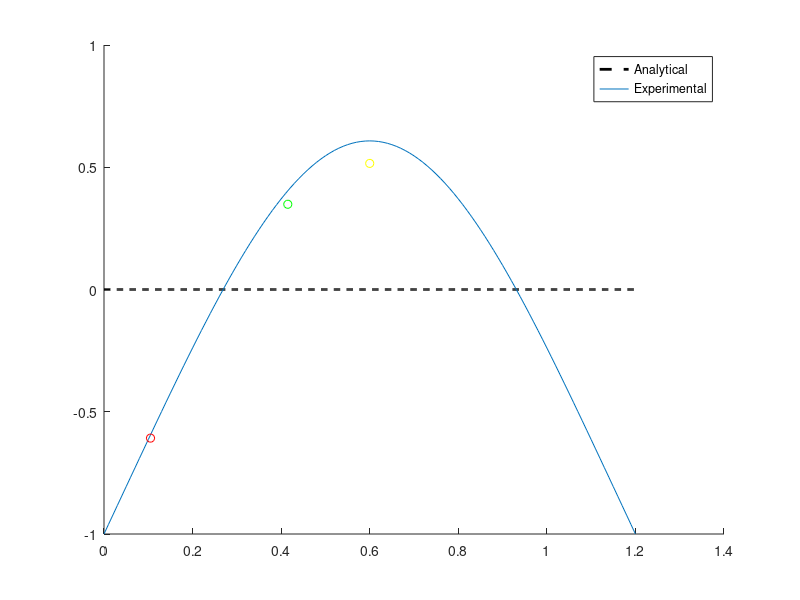
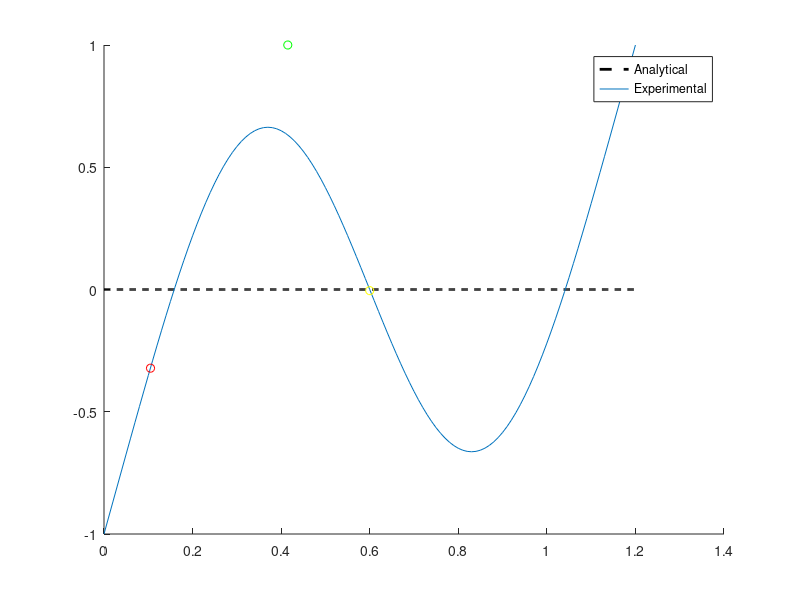
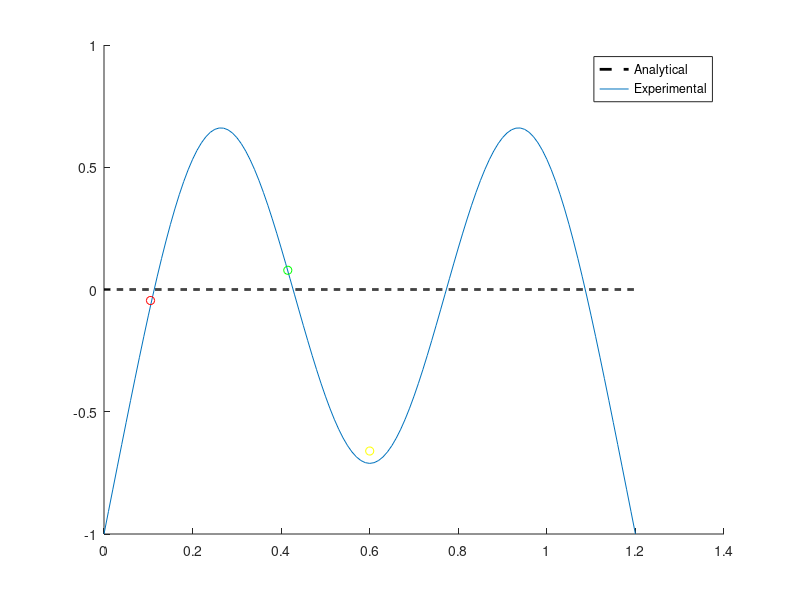
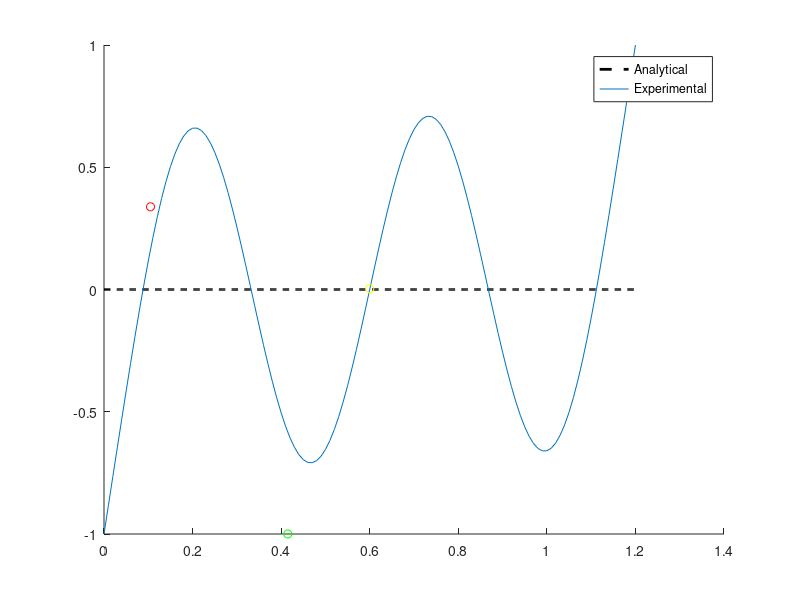

MATLAB code to generate these figures, in order:
close all;
clear all;

%% Natural frequencies
load('DH1.mat')
% figure(1)
% subplot(3,2,1); plot(freq,abs(frf(:,1)));
% subplot(3,2,3); plot(freq,abs(frf(:,2)));
% subplot(3,2,5); plot(freq,abs(frf(:,3)));
% 
% subplot(3,2,2); plot(freq,angle(frf(:,1)));
% subplot(3,2,4); plot(freq,angle(frf(:,2)));
% subplot(3,2,6); plot(freq,angle(frf(:,3)));

% load('DH2.mat')
% figure(2)
% subplot(3,1,1); plot(freq,frf(:,1));
% subplot(3,1,2); plot(freq,frf(:,2));
% subplot(3,1,3); plot(freq,frf(:,3));
%
% load('RH1.mat')
% figure(3)
% subplot(3,1,1); plot(freq,frf(:,1));
% subplot(3,1,2); plot(freq,frf(:,2));
% subplot(3,1,3); plot(freq,frf(:,3));

ch1=abs(frf(:,1));
ch2=abs(frf(:,2));
ch3=abs(frf(:,3));

[picchi1,pos1]=findpeaks(ch1,'minpeakheight',100,'minpeakdistance',300);
[picchi2,pos2]=findpeaks(ch2,'minpeakheight',100,'minpeakdistance',300);
[picchi3,pos3]=findpeaks(ch3,'minpeakheight',100,'minpeakdistance',300);

% figure(2); hold on;
% plot(freq,ch1);
% plot(freq,ch2);
% plot(freq,ch3);
% plot(freq(pos1),picchi1,'ro')
% plot(freq(pos2),picchi2,'ro')
% plot(freq(pos3),picchi3,'ro')

[picchi,pos]=findpeaks(ch1+ch2+ch3,'minpeakheight',100,'minpeakdistance',200);
nat_freq=freq(pos)

% %% DAMPING RATIO
% % Half-Power points
% sp=500;
% 
% G=sqrt(2)/2*ch1(pos);
% for ii=1:length(pos)
%     
%     act=pos(ii);
%     val1=(find((ch1(act-sp:act+sp))>G(ii),1,'first')+act-sp-1);
%     val2=(find((ch1(act-sp:act+sp))>G(ii),1,'last')+act-sp-1);
%     om1=(freq(val1)-freq(val1-1))/(ch1(val1)-ch1(val1-1))*(G(ii)-ch1(val1-1))+freq(val1-1);
%     om2=(freq(val2+1)-freq(val2))/(ch1(val2+1)-ch1(val2))*(G(ii)-ch1(val2))+freq(val2);
%     psiHP(ii,1)=(om2^2-om1^2)/(4*nat_freq(ii)^2);
% end
% G=sqrt(2)/2*ch2(pos);
% for ii=1:length(pos)
%     
%     act=pos(ii);
%     val1=(find((ch2(act-sp:act+sp))>G(ii),1,'first')+act-sp-1);
%     val2=(find((ch2(act-sp:act+sp))>G(ii),1,'last')+act-sp-1);
%     om1=(freq(val1)-freq(val1-1))/(ch2(val1)-ch2(val1-1))*(G(ii)-ch2(val1-1))+freq(val1-1);
%     om2=(freq(val2+1)-freq(val2))/(ch2(val2+1)-ch2(val2))*(G(ii)-ch2(val2))+freq(val2);
%     psiHP(ii,2)=(om2^2-om1^2)/(4*nat_freq(ii)^2);
% end
% G=sqrt(2)/2*ch3(pos);
% for ii=1:length(pos)
%     
%     act=pos(ii);
%     val1=(find((ch3(act-sp:act+sp))>G(ii),1,'first')+act-sp-1);
%     val2=(find((ch3(act-sp:act+sp))>G(ii),1,'last')+act-sp-1);
%     om1=(freq(val1)-freq(val1-1))/(ch3(val1)-ch3(val1-1))*(G(ii)-ch3(val1-1))+freq(val1-1);
%     om2=(freq(val2+1)-freq(val2))/(ch3(val2+1)-ch3(val2))*(G(ii)-ch3(val2))+freq(val2);
%     psiHP(ii,3)=(om2^2-om1^2)/(4*nat_freq(ii)^2);
% end
% format shortEng
% psiHP
% 
% % Slope of the phase
% slope=(angle(frf(pos+1,1))-angle(frf(pos-1,1)))/(0.04);
% psiSP(:,1)=-1./(nat_freq.*slope);
% slope=(angle(frf(pos+1,2))-angle(frf(pos-1,2)))/(0.04);
% psiSP(:,2)=-1./(nat_freq.*slope);
% slope=(angle(frf(pos+1,3))-angle(frf(pos-1,3)))/(0.04);
% psiSP(:,3)=-1./(nat_freq.*slope);
% psiSP


%% MODE SHAPES
figure(3)
hold on
load('modes.mat')
% plot(modes.x,modes.y)
x1=0.105;
x2=0.415;
x3=0.6;
L=1.2;
xdis=linspace(0,L,1000);
undeformed=@(x) x*0;

pti(:,1)=ch1(pos)./angle(frf(pos,1));
pti(:,2)=ch2(pos)./angle(frf(pos,2));
pti(:,3)=ch3(pos)./angle(frf(pos,3));
%pti1=pti1./(max(abs(pti1)*max(modes.y)));
%pti2=pti2./(max(abs(pti2)));
%pti3=pti3./(max(abs(pti3)));

for ii=1:length(nat_freq)
    switch ii
        case 1
            pti(ii,:)=-pti(ii,:)/max(abs(pti(ii,:)))*max(modes.y(:,ii));
        case 2
            pti(ii,:)=pti(ii,:)/max(abs(pti(ii,:)))*max(modes.y(:,ii));
        case 3
            pti(ii,:)=-pti(ii,:)/max(abs(pti(ii,:)))*max(modes.y(:,ii));
        case 4
            pti(ii,:)=-pti(ii,:)/max(abs(pti(ii,:)))*max(modes.y(:,ii));
        case 5
            pti(ii,:)=pti(ii,:)/max(abs(pti(ii,:)))*max(modes.y(:,ii));
    end
end

for ii=1:5
    figure(2+ii);
    hold on;
    plot(xdis,undeformed(xdis),'--k','linewidth',2);
    plot(modes.x,modes.y(:,ii));
    plot(x1,pti(ii,1),'ro')
    plot(x2,pti(ii,2),'go')
    plot(x3,pti(ii,3),'yo')
    legend('Analytical','Experimental');
    
end
%% CHECK
figure(10)
plot(freq,cohe(:,1))
figure(11)
plot(freq,cohe(:,2))
figure(12)
plot(freq,cohe(:,3))
